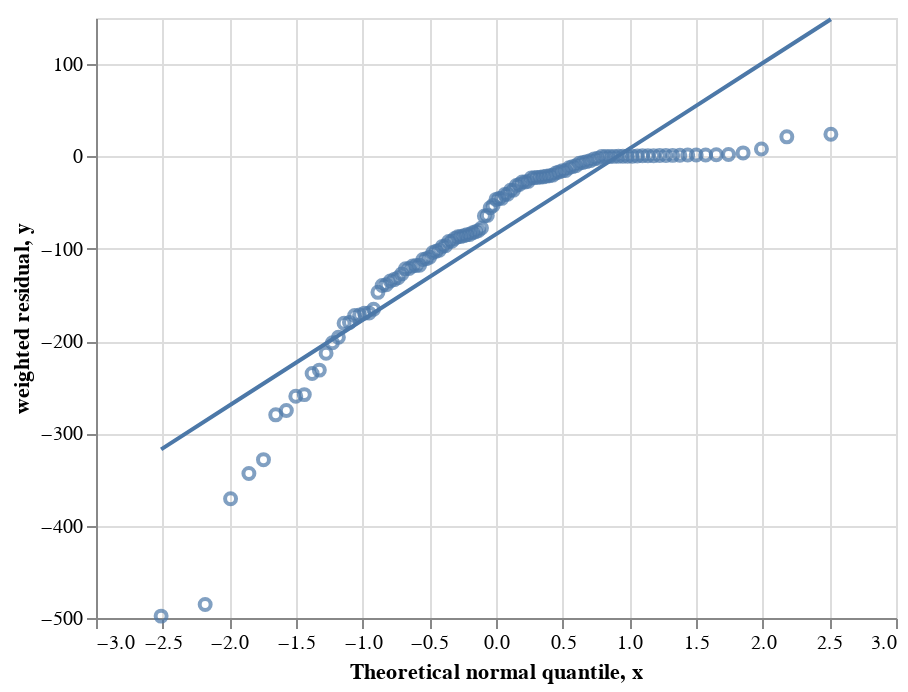

The notebook cell saved with this chart:
### Code cell
import BFAIR.mfa.visualization.diagnositics as diagnostics

diagnostics.plot_norm_probplot(res, interactive=True)

### Figure 1 — Vega-Lite specification as saved in the notebook (floating-point values rounded to 4 significant figures)
{"config": {"view": {"continuousWidth": 400, "continuousHeight": 300}}, "layer": [{"data": {"name": "data-75aad62a8083b4d94072e3aff2d3bd1d"}, "mark": "point", "encoding": {"tooltip": [{"field": "type", "type": "nominal"}, {"field": "id", "type": "nominal"}, {"field": "peak", "type": "nominal"}, {"field": "weighted residual", "type": "quantitative"}], "x": {"field": "Theoretical normal quantile", "type": "quantitative"}, "y": {"field": "weighted residual", "type": "quantitative"}}}, {"data": {"name": "data-67c71e4b6cfec383e0a482057907ee59"}, "mark": "line", "encoding": {"x": {"field": "x", "type": "quantitative"}, "y": {"field": "y", "type": "quantitative"}}}], "$schema": "https://vega.github.io/schema/vega-lite/v4.17.0.json", "datasets": {"data-75aad62a8083b4d94072e3aff2d3bd1d": [{"type": "MS", "expt": "[1,2-13C]glycerol", "id": "Alanine232_0_0_[1,2-13C]glycerol", "peak": "M1", "time": 0.0, "data": 0.5001, "std": 0.0009999, "fit": 0.002236, "weighted residual": -498.0, "cont": null, "Theoretical normal quantile": -2.512}, {"type": "MS", "expt": "[1,2-13C]glycerol", "id": "Asparticacid302_0_0_[1,2-13C]glycerol", "peak": "M1", "time": 0.0, "data": 0.4883, "std": 0.001, "fit": 0.002852, "weighted residual": -485.4, "cont": null, "Theoretical normal quantile": -2.181}, {"type": "MS", "expt": "[1,2-13C]glycerol", "id": "Leucine274_0_0_[1,2-13C]glycerol", "peak": "M3", "time": 0.0, "data": 0.3708, "std": 0.001, "fit": 4.519e-08, "weighted residual": -370.8, "cont": null, "Theoretical normal quantile": -1.991}, {"type": "MS", "expt": "[1,2-13C]glycerol", "id": "Isoleucine274_0_0_[1,2-13C]glycerol", "peak": "M4", "time": 0.0, "data": 0.3435, "std": 0.0009999, "fit": 3.891e-10, "weighted residual": -343.5, "cont": null, "Theoretical normal quantile": -1.853}, {"type": "MS", "expt": "[1,2-13C]glycerol", "id": "Isoleucine274_0_0_[1,2-13C]glycerol", "peak": "M3", "time": 0.0, "data": 0.3613, "std": 0.0011, "fit": 7.117e-08, "weighted residual": -328.5, "cont": null, "Theoretical normal quantile": -1.744}, {"type": "MS", "expt": "[1,2-13C]glycerol", "id": "Glutamicacid432_0_0_[1,2-13C]glycerol", "peak": "M3", "time": 0.0, "data": 0.3639, "std": 0.0013, "fit": 6.899e-08, "weighted residual": -279.9, "cont": null, "Theoretical normal quantile": -1.652}, {"type": "MS", "expt": "[1,2-13C]glycerol", "id": "Leucine274_0_0_[1,2-13C]glycerol", "peak": "M4", "time": 0.0, "data": 0.3302, "std": 0.0012, "fit": 2.47e-10, "weighted residual": -275.2, "cont": null, "Theoretical normal quantile": -1.572}, {"type": "MS", "expt": "[1,2-13C]glycerol", "id": "Serine362_0_0_[1,2-13C]glycerol", "peak": "M1", "time": 0.0, "data": 0.4949, "std": 0.0019, "fit": 0.001514, "weighted residual": -259.7, "cont": null, "Theoretical normal quantile": -1.502}, {"type": "MS", "expt": "[1,2-13C]glycerol", "id": "Glutamicacid330_0_0_[1,2-13C]glycerol", "peak": "M3", "time": 0.0, "data": 0.4128, "std": 0.0016, "fit": 7.926e-08, "weighted residual": -258.0, "cont": null, "Theoretical normal quantile": -1.438}, {"type": "MS", "expt": "[1,2-13C]glycerol", "id": "Asparticacid390_0_0_[1,2-13C]glycerol", "peak": "M2", "time": 0.0, "data": 0.4937, "std": 0.0021, "fit": 1.203e-05, "weighted residual": -235.1, "cont": null, "Theoretical normal quantile": -1.379}, {"type": "MS", "expt": "[1,2-13C]glycerol", "id": "Phenylalanine308_0_0_[1,2-13C]glycerol", "peak": "M5", "time": 0.0, "data": 0.3473, "std": 0.0015, "fit": 2.544e-11, "weighted residual": -231.5, "cont": null, "Theoretical normal quantile": -1.325}, {"type": "MS", "expt": "[1,2-13C]glycerol", "id": "Glutamicacid330_0_0_[1,2-13C]glycerol", "peak": "M2", "time": 0.0, "data": 0.3197, "std": 0.0015, "fit": 1.087e-05, "weighted residual": -213.1, "cont": null, "Theoretical normal quantile": -1.274}, {"type": "MS", "expt": "[1,2-13C]glycerol", "id": "Asparticacid302_0_0_[1,2-13C]glycerol", "peak": "M2", "time": 0.0, "data": 0.4238, "std": 0.0021, "fit": 1.559e-05, "weighted residual": -201.8, "cont": null, "Theoretical normal quantile": -1.227}, {"type": "MS", "expt": "[1,2-13C]glycerol", "id": "Alanine232_0_0_[1,2-13C]glycerol", "peak": "M2", "time": 0.0, "data": 0.4504, "std": 0.0023, "fit": 1.222e-05, "weighted residual": -195.8, "cont": null, "Theoretical normal quantile": -1.182}, {"type": "MS", "expt": "[1,2-13C]glycerol", "id": "Valine260_0_0_[1,2-13C]glycerol", "peak": "M3", "time": 0.0, "data": 0.4519, "std": 0.0025, "fit": 2.66e-08, "weighted residual": -180.8, "cont": null, "Theoretical normal quantile": -1.139}, {"type": "MS", "expt": "[1,2-13C]glycerol", "id": "Glutamicacid432_0_0_[1,2-13C]glycerol", "peak": "M4", "time": 0.0, "data": 0.3418, "std": 0.0019, "fit": 3.772e-10, "weighted residual": -179.9, "cont": null, "Theoretical normal quantile": -1.099}, {"type": "MS", "expt": "[1,2-13C]glycerol", "id": "Glycine218_0_0_[1,2-13C]glycerol", "peak": "M1", "time": 0.0, "data": 0.8975, "std": 0.005201, "fit": 0.001228, "weighted residual": -172.3, "cont": null, "Theoretical normal quantile": -1.06}, {"type": "MS", "expt": "[1,2-13C]glycerol", "id": "Methionine320_0_0_[1,2-13C]glycerol", "peak": "M2", "time": 0.0, "data": 0.2062, "std": 0.0012, "fit": 8.932e-06, "weighted residual": -171.8, "cont": null, "Theoretical normal quantile": -1.022}, {"type": "MS", "expt": "[1,2-13C]glycerol", "id": "Glutamicacid330_0_0_[1,2-13C]glycerol", "peak": "M4", "time": 0.0, "data": 0.1697, "std": 0.001, "fit": 2.167e-10, "weighted residual": -169.7, "cont": null, "Theoretical normal quantile": -0.9865}, {"type": "MS", "expt": "[1,2-13C]glycerol", "id": "Serine362_0_0_[1,2-13C]glycerol", "peak": "M2", "time": 0.0, "data": 0.4577, "std": 0.0027, "fit": 8.279e-06, "weighted residual": -169.5, "cont": null, "Theoretical normal quantile": -0.9518}, {"type": "MS", "expt": "[1,2-13C]glycerol", "id": "Valine288_0_0_[1,2-13C]glycerol", "peak": "M3", "time": 0.0, "data": 0.4304, "std": 0.0026, "fit": 4.79e-08, "weighted residual": -165.5, "cont": null, "Theoretical normal quantile": -0.9181}, {"type": "MS", "expt": "[1,2-13C]glycerol", "id": "Histidine440_0_0_[1,2-13C]glycerol", "peak": "M5", "time": 0.0, "data": 0.2061, "std": 0.0014, "fit": 1.789e-12, "weighted residual": -147.2, "cont": null, "Theoretical normal quantile": -0.8855}, {"type": "MS", "expt": "[1,2-13C]glycerol", "id": "Leucine274_0_0_[1,2-13C]glycerol", "peak": "M2", "time": 0.0, "data": 0.1678, "std": 0.0012, "fit": 4.133e-06, "weighted residual": -139.8, "cont": null, "Theoretical normal quantile": -0.8538}, {"type": "MS", "expt": "[1,2-13C]glycerol", "id": "Valine260_0_0_[1,2-13C]glycerol", "peak": "M2", "time": 0.0, "data": 0.2918, "std": 0.0021, "fit": 3.649e-06, "weighted residual": -139.0, "cont": null, "Theoretical normal quantile": -0.8229}, {"type": "MS", "expt": "[1,2-13C]glycerol", "id": "Glycine246_0_0_[1,2-13C]glycerol", "peak": "M1", "time": 0.0, "data": 0.4732, "std": 0.0035, "fit": 0.00106, "weighted residual": -134.9, "cont": null, "Theoretical normal quantile": -0.7928}, {"type": "MS", "expt": "[1,2-13C]glycerol", "id": "Asparticacid390_0_0_[1,2-13C]glycerol", "peak": "M3", "time": 0.0, "data": 0.2401, "std": 0.0018, "fit": 4.386e-08, "weighted residual": -133.4, "cont": null, "Theoretical normal quantile": -0.7634}, {"type": "MS", "expt": "[1,2-13C]glycerol", "id": "Asparticacid418_0_0_[1,2-13C]glycerol", "peak": "M3", "time": 0.0, "data": 0.4339, "std": 0.0033, "fit": 7.392e-08, "weighted residual": -131.5, "cont": null, "Theoretical normal quantile": -0.7346}, {"type": "MS", "expt": "[1,2-13C]glycerol", "id": "Phenylalanine302_0_0_[1,2-13C]glycerol", "peak": "M2", "time": 0.0, "data": 0.4834, "std": 0.0038, "fit": 5.212e-06, "weighted residual": -127.2, "cont": null, "Theoretical normal quantile": -0.7064}, {"type": "MS", "expt": "[1,2-13C]glycerol", "id": "Methionine320_0_0_[1,2-13C]glycerol", "peak": "M4", "time": 0.0, "data": 0.2921, "std": 0.0024, "fit": 5.339e-10, "weighted residual": -121.7, "cont": null, "Theoretical normal quantile": -0.6788}, {"type": "MS", "expt": "[1,2-13C]glycerol", "id": "Methionine320_0_0_[1,2-13C]glycerol", "peak": "M3", "time": 0.0, "data": 0.3885, "std": 0.0032, "fit": 9.767e-08, "weighted residual": -121.4, "cont": null, "Theoretical normal quantile": -0.6517}, {"type": "MS", "expt": "[1,2-13C]glycerol", "id": "Threonine404_0_0_[1,2-13C]glycerol", "peak": "M2", "time": 0.0, "data": 0.3444, "std": 0.0029, "fit": 8.034e-06, "weighted residual": -118.8, "cont": null, "Theoretical normal quantile": -0.6251}, {"type": "MS", "expt": "[1,2-13C]glycerol", "id": "Phenylalanine302_0_0_[1,2-13C]glycerol", "peak": "M1", "time": 0.0, "data": 0.4737, "std": 0.004, "fit": 0.0009533, "weighted residual": -118.2, "cont": null, "Theoretical normal quantile": -0.5989}, {"type": "MS", "expt": "[1,2-13C]glycerol", "id": "Glycine246_0_0_[1,2-13C]glycerol", "peak": "M2", "time": 0.0, "data": 0.4835, "std": 0.0041, "fit": 5.798e-06, "weighted residual": -117.9, "cont": null, "Theoretical normal quantile": -0.5731}, {"type": "MS", "expt": "[1,2-13C]glycerol", "id": "Asparticacid418_0_0_[1,2-13C]glycerol", "peak": "M2", "time": 0.0, "data": 0.346, "std": 0.0031, "fit": 1.014e-05, "weighted residual": -111.6, "cont": null, "Theoretical normal quantile": -0.5477}, {"type": "MS", "expt": "[1,2-13C]glycerol", "id": "Phenylalanine308_0_0_[1,2-13C]glycerol", "peak": "M4", "time": 0.0, "data": 0.1772, "std": 0.0016, "fit": 2.908e-09, "weighted residual": -110.7, "cont": null, "Theoretical normal quantile": -0.5226}, {"type": "MS", "expt": "[1,2-13C]glycerol", "id": "Phenylalanine308_0_0_[1,2-13C]glycerol", "peak": "M7", "time": 0.0, "data": 0.1092, "std": 0.001, "fit": 4.345e-16, "weighted residual": -109.2, "cont": null, "Theoretical normal quantile": -0.4978}, {"type": "MS", "expt": "[1,2-13C]glycerol", "id": "Leucine274_0_0_[1,2-13C]glycerol", "peak": "M5", "time": 0.0, "data": 0.1041, "std": 0.001, "fit": 5.402e-13, "weighted residual": -104.1, "cont": null, "Theoretical normal quantile": -0.4734}, {"type": "MS", "expt": "[1,2-13C]glycerol", "id": "Threonine376_0_0_[1,2-13C]glycerol", "peak": "M2", "time": 0.0, "data": 0.4928, "std": 0.0048, "fit": 1.328e-05, "weighted residual": -102.7, "cont": null, "Theoretical normal quantile": -0.4492}, {"type": "MS", "expt": "[1,2-13C]glycerol", "id": "Phenylalanine336_0_0_[1,2-13C]glycerol", "peak": "M5", "time": 0.0, "data": 0.264, "std": 0.002601, "fit": 8.121e-12, "weighted residual": -101.5, "cont": null, "Theoretical normal quantile": -0.4253}, {"type": "MS", "expt": "[1,2-13C]glycerol", "id": "Histidine440_0_0_[1,2-13C]glycerol", "peak": "M3", "time": 0.0, "data": 0.2826, "std": 0.002901, "fit": 4.987e-08, "weighted residual": -97.41, "cont": null, "Theoretical normal quantile": -0.4016}, {"type": "MS", "expt": "[1,2-13C]glycerol", "id": "Phenylalanine308_0_0_[1,2-13C]glycerol", "peak": "M6", "time": 0.0, "data": 0.3099, "std": 0.003201, "fit": 1.391e-13, "weighted residual": -96.81, "cont": null, "Theoretical normal quantile": -0.3782}, {"type": "MS", "expt": "[1,2-13C]glycerol", "id": "Glutamicacid432_0_0_[1,2-13C]glycerol", "peak": "M2", "time": 0.0, "data": 0.1568, "std": 0.0017, "fit": 6.309e-06, "weighted residual": -92.23, "cont": null, "Theoretical normal quantile": -0.355}, {"type": "MS", "expt": "[1,2-13C]glycerol", "id": "Threonine404_0_0_[1,2-13C]glycerol", "peak": "M3", "time": 0.0, "data": 0.4406, "std": 0.0048, "fit": 5.856e-08, "weighted residual": -91.79, "cont": null, "Theoretical normal quantile": -0.3319}, {"type": "MS", "expt": "[1,2-13C]glycerol", "id": "Asparticacid418_0_0_[1,2-13C]glycerol", "peak": "M4", "time": 0.0, "data": 0.1243, "std": 0.0014, "fit": 2.021e-10, "weighted residual": -88.79, "cont": null, "Theoretical normal quantile": -0.309}, {"type": "MS", "expt": "[1,2-13C]glycerol", "id": "Phenylalanine336_0_0_[1,2-13C]glycerol", "peak": "M7", "time": 0.0, "data": 0.2175, "std": 0.002501, "fit": 2.774e-16, "weighted residual": -87.0, "cont": null, "Theoretical normal quantile": -0.2863}, {"type": "MS", "expt": "[1,2-13C]glycerol", "id": "Valine288_0_0_[1,2-13C]glycerol", "peak": "M4", "time": 0.0, "data": 0.3897, "std": 0.0045, "fit": 2.619e-10, "weighted residual": -86.6, "cont": null, "Theoretical normal quantile": -0.2638}, {"type": "MS", "expt": "[1,2-13C]glycerol", "id": "Glutamicacid330_0_0_[1,2-13C]glycerol", "peak": "M1", "time": 0.0, "data": 0.0865, "std": 0.001, "fit": 0.0006629, "weighted residual": -85.84, "cont": null, "Theoretical normal quantile": -0.2413}, {"type": "MS", "expt": "[1,2-13C]glycerol", "id": "Histidine338_0_0_[1,2-13C]glycerol", "peak": "M4", "time": 0.0, "data": 0.3137, "std": 0.003701, "fit": 1.455e-10, "weighted residual": -84.76, "cont": null, "Theoretical normal quantile": -0.219}, {"type": "MS", "expt": "[1,2-13C]glycerol", "id": "Valine260_0_0_[1,2-13C]glycerol", "peak": "M4", "time": 0.0, "data": 0.2029, "std": 0.0024, "fit": 7.271e-11, "weighted residual": -84.54, "cont": null, "Theoretical normal quantile": -0.1968}, {"type": "MS", "expt": "[1,2-13C]glycerol", "id": "Threonine376_0_0_[1,2-13C]glycerol", "peak": "M1", "time": 0.0, "data": 0.2322, "std": 0.0028, "fit": 0.001214, "weighted residual": -82.49, "cont": null, "Theoretical normal quantile": -0.1747}, {"type": "MS", "expt": "[1,2-13C]glycerol", "id": "Glutamicacid432_0_0_[1,2-13C]glycerol", "peak": "M5", "time": 0.0, "data": 0.1059, "std": 0.0013, "fit": 8.248e-13, "weighted residual": -81.46, "cont": null, "Theoretical normal quantile": -0.1527}, {"type": "MS", "expt": "[1,2-13C]glycerol", "id": "Asparticacid390_0_0_[1,2-13C]glycerol", "peak": "M1", "time": 0.0, "data": 0.2335, "std": 0.0029, "fit": 0.001101, "weighted residual": -80.14, "cont": null, "Theoretical normal quantile": -0.1307}, {"type": "MS", "expt": "[1,2-13C]glycerol", "id": "Histidine338_0_0_[1,2-13C]glycerol", "peak": "M3", "time": 0.0, "data": 0.3641, "std": 0.004701, "fit": 2.661e-08, "weighted residual": -77.45, "cont": null, "Theoretical normal quantile": -0.1089}, {"type": "MS", "expt": "[1,2-13C]glycerol", "id": "Phenylalanine336_0_0_[1,2-13C]glycerol", "peak": "M6", "time": 0.0, "data": 0.3746, "std": 0.005801, "fit": 5.92e-14, "weighted residual": -64.57, "cont": null, "Theoretical normal quantile": -0.08702}, {"type": "MS", "expt": "[1,2-13C]glycerol", "id": "Isoleucine274_0_0_[1,2-13C]glycerol", "peak": "M2", "time": 0.0, "data": 0.1532, "std": 0.0024, "fit": 6.509e-06, "weighted residual": -63.83, "cont": null, "Theoretical normal quantile": -0.06523}, {"type": "MS", "expt": "[1,2-13C]glycerol", "id": "Alanine260_0_0_[1,2-13C]glycerol", "peak": "M2", "time": 0.0, "data": 0.729, "std": 0.0131, "fit": 8.011e-06, "weighted residual": -55.65, "cont": null, "Theoretical normal quantile": -0.04347}, {"type": "MS", "expt": "[1,2-13C]glycerol", "id": "Threonine404_0_0_[1,2-13C]glycerol", "peak": "M4", "time": 0.0, "data": 0.1272, "std": 0.0024, "fit": 1.601e-10, "weighted residual": -53.0, "cont": null, "Theoretical normal quantile": -0.02173}, {"type": "MS", "expt": "[1,2-13C]glycerol", "id": "Histidine440_0_0_[1,2-13C]glycerol", "peak": "M4", "time": 0.0, "data": 0.4048, "std": 0.008702, "fit": 4.09e-10, "weighted residual": -46.52, "cont": null, "Theoretical normal quantile": 0.0}, {"type": "MS", "expt": "[1,2-13C]glycerol", "id": "Asparticacid418_0_0_[1,2-13C]glycerol", "peak": "M1", "time": 0.0, "data": 0.08271, "std": 0.0018, "fit": 0.0006182, "weighted residual": -45.6, "cont": null, "Theoretical normal quantile": 0.02173}, {"type": "MS", "expt": "[1,2-13C]glycerol", "id": "Threonine404_0_0_[1,2-13C]glycerol", "peak": "M1", "time": 0.0, "data": 0.07771, "std": 0.0017, "fit": 0.0004898, "weighted residual": -45.42, "cont": null, "Theoretical normal quantile": 0.04347}, {"type": "MS", "expt": "[1,2-13C]glycerol", "id": "Histidine338_0_0_[1,2-13C]glycerol", "peak": "M5", "time": 0.0, "data": 0.1114, "std": 0.002701, "fit": 3.181e-13, "weighted residual": -41.26, "cont": null, "Theoretical normal quantile": 0.06523}, {"type": "MS", "expt": "[1,2-13C]glycerol", "id": "Histidine338_0_0_[1,2-13C]glycerol", "peak": "M2", "time": 0.0, "data": 0.1722, "std": 0.004201, "fit": 2.433e-06, "weighted residual": -41.0, "cont": null, "Theoretical normal quantile": 0.08702}, {"type": "MS", "expt": "[1,2-13C]glycerol", "id": "Serine390_0_0_[1,2-13C]glycerol", "peak": "M2", "time": 0.0, "data": 0.6809, "std": 0.0186, "fit": 7.825e-06, "weighted residual": -36.61, "cont": null, "Theoretical normal quantile": 0.1089}, {"type": "MS", "expt": "[1,2-13C]glycerol", "id": "Threonine376_0_0_[1,2-13C]glycerol", "peak": "M3", "time": 0.0, "data": 0.2407, "std": 0.006601, "fit": 4.839e-08, "weighted residual": -36.47, "cont": null, "Theoretical normal quantile": 0.1307}, {"type": "MS", "expt": "[1,2-13C]glycerol", "id": "Isoleucine274_0_0_[1,2-13C]glycerol", "peak": "M5", "time": 0.0, "data": 0.1103, "std": 0.0035, "fit": 8.509e-13, "weighted residual": -31.51, "cont": null, "Theoretical normal quantile": 0.1527}, {"type": "MS", "expt": "[1,2-13C]glycerol", "id": "Phenylalanine336_0_0_[1,2-13C]glycerol", "peak": "M4", "time": 0.0, "data": 0.08212, "std": 0.002701, "fit": 7.427e-10, "weighted residual": -30.41, "cont": null, "Theoretical normal quantile": 0.1747}, {"type": "MS", "expt": "[1,2-13C]glycerol", "id": "Glutamicacid432_0_0_[1,2-13C]glycerol", "peak": "M1", "time": 0.0, "data": 0.0279, "std": 0.001, "fit": 0.0002885, "weighted residual": -27.61, "cont": null, "Theoretical normal quantile": 0.1968}, {"type": "MS", "expt": "[1,2-13C]glycerol", "id": "Isoleucine274_0_0_[1,2-13C]glycerol", "peak": "M1", "time": 0.0, "data": 0.0279, "std": 0.0009999, "fit": 0.0002976, "weighted residual": -27.6, "cont": null, "Theoretical normal quantile": 0.219}, {"type": "MS", "expt": "[1,2-13C]glycerol", "id": "Valine288_0_0_[1,2-13C]glycerol", "peak": "M2", "time": 0.0, "data": 0.1079, "std": 0.004, "fit": 4.38e-06, "weighted residual": -26.97, "cont": null, "Theoretical normal quantile": 0.2413}, {"type": "MS", "expt": "[1,2-13C]glycerol", "id": "Alanine260_0_0_[1,2-13C]glycerol", "peak": "M1", "time": 0.0, "data": 0.1317, "std": 0.0056, "fit": 0.0007327, "weighted residual": -23.39, "cont": null, "Theoretical normal quantile": 0.2638}, {"type": "MS", "expt": "[1,2-13C]glycerol", "id": "Methionine320_0_0_[1,2-13C]glycerol", "peak": "M1", "time": 0.0, "data": 0.0418, "std": 0.0018, "fit": 0.0004084, "weighted residual": -23.0, "cont": null, "Theoretical normal quantile": 0.2863}, {"type": "MS", "expt": "[1,2-13C]glycerol", "id": "Valine288_0_0_[1,2-13C]glycerol", "peak": "M5", "time": 0.0, "data": 0.05211, "std": 0.0023, "fit": 5.726e-13, "weighted residual": -22.65, "cont": null, "Theoretical normal quantile": 0.309}, {"type": "MS", "expt": "[1,2-13C]glycerol", "id": "Leucine274_0_0_[1,2-13C]glycerol", "peak": "M1", "time": 0.0, "data": 0.0248, "std": 0.0011, "fit": 0.000189, "weighted residual": -22.37, "cont": null, "Theoretical normal quantile": 0.3319}, {"type": "MS", "expt": "[1,2-13C]glycerol", "id": "Valine260_0_0_[1,2-13C]glycerol", "peak": "M1", "time": 0.0, "data": 0.0488, "std": 0.0022, "fit": 0.0002225, "weighted residual": -22.08, "cont": null, "Theoretical normal quantile": 0.355}, {"type": "MS", "expt": "[1,2-13C]glycerol", "id": "Phenylalanine308_0_0_[1,2-13C]glycerol", "peak": "M3", "time": 0.0, "data": 0.04051, "std": 0.0019, "fit": 2.128e-07, "weighted residual": -21.32, "cont": null, "Theoretical normal quantile": 0.3782}, {"type": "MS", "expt": "[1,2-13C]glycerol", "id": "Histidine440_0_0_[1,2-13C]glycerol", "peak": "M2", "time": 0.0, "data": 0.07542, "std": 0.003601, "fit": 3.421e-06, "weighted residual": -20.94, "cont": null, "Theoretical normal quantile": 0.4016}, {"type": "MS", "expt": "[1,2-13C]glycerol", "id": "Methionine320_0_0_[1,2-13C]glycerol", "peak": "M5", "time": 0.0, "data": 0.06471, "std": 0.0032, "fit": 1.168e-12, "weighted residual": -20.22, "cont": null, "Theoretical normal quantile": 0.4253}, {"type": "MS", "expt": "[1,2-13C]glycerol", "id": "Serine390_0_0_[1,2-13C]glycerol", "peak": "M1", "time": 0.0, "data": 0.154, "std": 0.0086, "fit": 0.0007156, "weighted residual": -17.82, "cont": null, "Theoretical normal quantile": 0.4492}, {"type": "MS", "expt": "[1,2-13C]glycerol", "id": "Alanine260_0_0_[1,2-13C]glycerol", "peak": "M3", "time": 0.0, "data": 0.1172, "std": 0.007, "fit": 2.92e-08, "weighted residual": -16.73, "cont": null, "Theoretical normal quantile": 0.4734}, {"type": "MS", "expt": "[1,2-13C]glycerol", "id": "Serine390_0_0_[1,2-13C]glycerol", "peak": "M3", "time": 0.0, "data": 0.1434, "std": 0.0093, "fit": 2.852e-08, "weighted residual": -15.42, "cont": null, "Theoretical normal quantile": 0.4978}, {"type": "MS", "expt": "[1,2-13C]glycerol", "id": "Valine288_0_0_[1,2-13C]glycerol", "peak": "M1", "time": 0.0, "data": 0.0169, "std": 0.0011, "fit": 0.0002003, "weighted residual": -15.18, "cont": null, "Theoretical normal quantile": 0.5226}, {"type": "MS", "expt": "[1,2-13C]glycerol", "id": "Histidine338_0_0_[1,2-13C]glycerol", "peak": "M1", "time": 0.0, "data": 0.03681, "std": 0.003001, "fit": 0.0001113, "weighted residual": -12.23, "cont": null, "Theoretical normal quantile": 0.5477}, {"type": "MS", "expt": "[1,2-13C]glycerol", "id": "Phenylalanine336_0_0_[1,2-13C]glycerol", "peak": "M8", "time": 0.0, "data": 0.03961, "std": 0.003601, "fit": 7.583e-19, "weighted residual": -11.0, "cont": null, "Theoretical normal quantile": 0.5731}, {"type": "MS", "expt": "[1,2-13C]glycerol", "id": "Phenylalanine336_0_0_[1,2-13C]glycerol", "peak": "M3", "time": 0.0, "data": 0.0171, "std": 0.0017, "fit": 4.528e-08, "weighted residual": -10.06, "cont": null, "Theoretical normal quantile": 0.5989}, {"type": "MS", "expt": "[1,2-13C]glycerol", "id": "Phenylalanine308_0_0_[1,2-13C]glycerol", "peak": "M8", "time": 0.0, "data": 0.007301, "std": 0.001, "fit": 5.939e-19, "weighted residual": -7.3, "cont": null, "Theoretical normal quantile": 0.6251}, {"type": "MS", "expt": "[1,2-13C]glycerol", "id": "Histidine440_0_0_[1,2-13C]glycerol", "peak": "M1", "time": 0.0, "data": 0.0137, "std": 0.0021, "fit": 0.0001251, "weighted residual": -6.464, "cont": null, "Theoretical normal quantile": 0.6517}, {"type": "MS", "expt": "[1,2-13C]glycerol", "id": "Phenylalanine308_0_0_[1,2-13C]glycerol", "peak": "M2", "time": 0.0, "data": 0.005601, "std": 0.001, "fit": 9.731e-06, "weighted residual": -5.59, "cont": null, "Theoretical normal quantile": 0.6788}, {"type": "MS", "expt": "[1,2-13C]glycerol", "id": "Histidine440_0_0_[1,2-13C]glycerol", "peak": "M6", "time": 0.0, "data": 0.0158, "std": 0.003501, "fit": 3.26e-15, "weighted residual": -4.514, "cont": null, "Theoretical normal quantile": 0.7064}, {"type": "MS", "expt": "[1,2-13C]glycerol", "id": "Phenylalanine336_0_0_[1,2-13C]glycerol", "peak": "M2", "time": 0.0, "data": 0.002701, "std": 0.001, "fit": 1.775e-06, "weighted residual": -2.698, "cont": null, "Theoretical normal quantile": 0.7346}, {"type": "MS", "expt": "[1,2-13C]glycerol", "id": "Phenylalanine336_0_0_[1,2-13C]glycerol", "peak": "M9", "time": 0.0, "data": 0.002, "std": 0.001, "fit": 9.213e-22, "weighted residual": -2.0, "cont": null, "Theoretical normal quantile": 0.7634}, {"type": "Flux", "expt": "[1,2-13C]glycerol", "id": "ex_2", "peak": [], "time": null, "data": 1.0, "std": 0.01, "fit": 1.0, "weighted residual": -4.441e-14, "cont": null, "Theoretical normal quantile": 0.7928}, {"type": "MS", "expt": "[1,2-13C]glycerol", "id": "Phenylalanine308_0_0_[1,2-13C]glycerol", "peak": "M0", "time": 0.0, "data": 0.002901, "std": 0.001, "fit": 0.002907, "weighted residual": 0.006117, "cont": null, "Theoretical normal quantile": 0.8229}, {"type": "MS", "expt": "[1,2-13C]glycerol", "id": "Phenylalanine336_0_0_[1,2-13C]glycerol", "peak": "M0", "time": 0.0, "data": 0.0004001, "std": 0.001, "fit": 0.0004124, "weighted residual": 0.01228, "cont": null, "Theoretical normal quantile": 0.8538}, {"type": "MS", "expt": "[1,2-13C]glycerol", "id": "Serine390_0_0_[1,2-13C]glycerol", "peak": "M0", "time": 0.0, "data": 0.0217, "std": 0.0013, "fit": 0.02182, "weighted residual": 0.0893, "cont": null, "Theoretical normal quantile": 0.8855}, {"type": "MS", "expt": "[1,2-13C]glycerol", "id": "Phenylalanine308_0_0_[1,2-13C]glycerol", "peak": "M1", "time": 0.0, "data": 0.0001, "std": 0.001, "fit": 0.0002543, "weighted residual": 0.1542, "cont": null, "Theoretical normal quantile": 0.9181}, {"type": "MS", "expt": "[1,2-13C]glycerol", "id": "Alanine260_0_0_[1,2-13C]glycerol", "peak": "M0", "time": 0.0, "data": 0.0221, "std": 0.0013, "fit": 0.02234, "weighted residual": 0.1801, "cont": null, "Theoretical normal quantile": 0.9518}, {"type": "MS", "expt": "[1,2-13C]glycerol", "id": "Histidine338_0_0_[1,2-13C]glycerol", "peak": "M0", "time": 0.0, "data": 0.0018, "std": 0.001, "fit": 0.002035, "weighted residual": 0.2348, "cont": null, "Theoretical normal quantile": 0.9865}, {"type": "MS", "expt": "[1,2-13C]glycerol", "id": "Histidine440_0_0_[1,2-13C]glycerol", "peak": "M0", "time": 0.0, "data": 0.0016, "std": 0.0012, "fit": 0.001907, "weighted residual": 0.2559, "cont": null, "Theoretical normal quantile": 1.022}, {"type": "MS", "expt": "[1,2-13C]glycerol", "id": "Valine260_0_0_[1,2-13C]glycerol", "peak": "M0", "time": 0.0, "data": 0.0046, "std": 0.001, "fit": 0.005087, "weighted residual": 0.4868, "cont": null, "Theoretical normal quantile": 1.06}, {"type": "MS", "expt": "[1,2-13C]glycerol", "id": "Phenylalanine302_0_0_[1,2-13C]glycerol", "peak": "M0", "time": 0.0, "data": 0.0428, "std": 0.0011, "fit": 0.04359, "weighted residual": 0.7152, "cont": null, "Theoretical normal quantile": 1.099}, {"type": "MS", "expt": "[1,2-13C]glycerol", "id": "Valine288_0_0_[1,2-13C]glycerol", "peak": "M0", "time": 0.0, "data": 0.0029, "std": 0.001, "fit": 0.003664, "weighted residual": 0.7634, "cont": null, "Theoretical normal quantile": 1.139}, {"type": "MS", "expt": "[1,2-13C]glycerol", "id": "Methionine320_0_0_[1,2-13C]glycerol", "peak": "M0", "time": 0.0, "data": 0.006601, "std": 0.001, "fit": 0.007471, "weighted residual": 0.8701, "cont": null, "Theoretical normal quantile": 1.182}, {"type": "MS", "expt": "[1,2-13C]glycerol", "id": "Asparticacid390_0_0_[1,2-13C]glycerol", "peak": "M0", "time": 0.0, "data": 0.0326, "std": 0.001, "fit": 0.03355, "weighted residual": 0.9467, "cont": null, "Theoretical normal quantile": 1.227}, {"type": "MS", "expt": "[1,2-13C]glycerol", "id": "Asparticacid418_0_0_[1,2-13C]glycerol", "peak": "M0", "time": 0.0, "data": 0.013, "std": 0.001, "fit": 0.01414, "weighted residual": 1.134, "cont": null, "Theoretical normal quantile": 1.274}, {"type": "MS", "expt": "[1,2-13C]glycerol", "id": "Threonine404_0_0_[1,2-13C]glycerol", "peak": "M0", "time": 0.0, "data": 0.01, "std": 0.001, "fit": 0.0112, "weighted residual": 1.198, "cont": null, "Theoretical normal quantile": 1.325}, {"type": "MS", "expt": "[1,2-13C]glycerol", "id": "Leucine274_0_0_[1,2-13C]glycerol", "peak": "M0", "time": 0.0, "data": 0.0022, "std": 0.001, "fit": 0.003457, "weighted residual": 1.256, "cont": null, "Theoretical normal quantile": 1.379}, {"type": "MS", "expt": "[1,2-13C]glycerol", "id": "Isoleucine274_0_0_[1,2-13C]glycerol", "peak": "M0", "time": 0.0, "data": 0.0039, "std": 0.0009999, "fit": 0.005444, "weighted residual": 1.545, "cont": null, "Theoretical normal quantile": 1.438}, {"type": "MS", "expt": "[1,2-13C]glycerol", "id": "Glutamicacid432_0_0_[1,2-13C]glycerol", "peak": "M0", "time": 0.0, "data": 0.0037, "std": 0.001, "fit": 0.005277, "weighted residual": 1.577, "cont": null, "Theoretical normal quantile": 1.502}, {"type": "MS", "expt": "[1,2-13C]glycerol", "id": "Threonine376_0_0_[1,2-13C]glycerol", "peak": "M0", "time": 0.0, "data": 0.0342, "std": 0.0017, "fit": 0.03702, "weighted residual": 1.656, "cont": null, "Theoretical normal quantile": 1.572}, {"type": "MS", "expt": "[1,2-13C]glycerol", "id": "Glycine218_0_0_[1,2-13C]glycerol", "peak": "M0", "time": 0.0, "data": 0.1025, "std": 0.005201, "fit": 0.1123, "weighted residual": 1.884, "cont": null, "Theoretical normal quantile": 1.652}, {"type": "MS", "expt": "[1,2-13C]glycerol", "id": "Glycine246_0_0_[1,2-13C]glycerol", "peak": "M0", "time": 0.0, "data": 0.0432, "std": 0.0025, "fit": 0.04849, "weighted residual": 2.116, "cont": null, "Theoretical normal quantile": 1.744}, {"type": "MS", "expt": "[1,2-13C]glycerol", "id": "Glutamicacid330_0_0_[1,2-13C]glycerol", "peak": "M0", "time": 0.0, "data": 0.0113, "std": 0.001, "fit": 0.01516, "weighted residual": 3.857, "cont": null, "Theoretical normal quantile": 1.853}, {"type": "MS", "expt": "[1,2-13C]glycerol", "id": "Serine362_0_0_[1,2-13C]glycerol", "peak": "M0", "time": 0.0, "data": 0.0474, "std": 0.0027, "fit": 0.06924, "weighted residual": 8.09, "cont": null, "Theoretical normal quantile": 1.991}, {"type": "MS", "expt": "[1,2-13C]glycerol", "id": "Asparticacid302_0_0_[1,2-13C]glycerol", "peak": "M0", "time": 0.0, "data": 0.0879, "std": 0.002, "fit": 0.1304, "weighted residual": 21.26, "cont": null, "Theoretical normal quantile": 2.181}, {"type": "MS", "expt": "[1,2-13C]glycerol", "id": "Alanine232_0_0_[1,2-13C]glycerol", "peak": "M0", "time": 0.0, "data": 0.0495, "std": 0.0022, "fit": 0.1022, "weighted residual": 23.98, "cont": null, "Theoretical normal quantile": 2.512}], "data-67c71e4b6cfec383e0a482057907ee59": [{"x": -2.512, "y": -317.3}, {"x": -1.953, "y": -265.5}, {"x": -1.395, "y": -213.7}, {"x": -0.8372, "y": -162.0}, {"x": -0.2791, "y": -110.2}, {"x": 0.2791, "y": -58.43}, {"x": 0.8372, "y": -6.665}, {"x": 1.395, "y": 45.1}, {"x": 1.953, "y": 96.87}, {"x": 2.512, "y": 148.6}]}}
